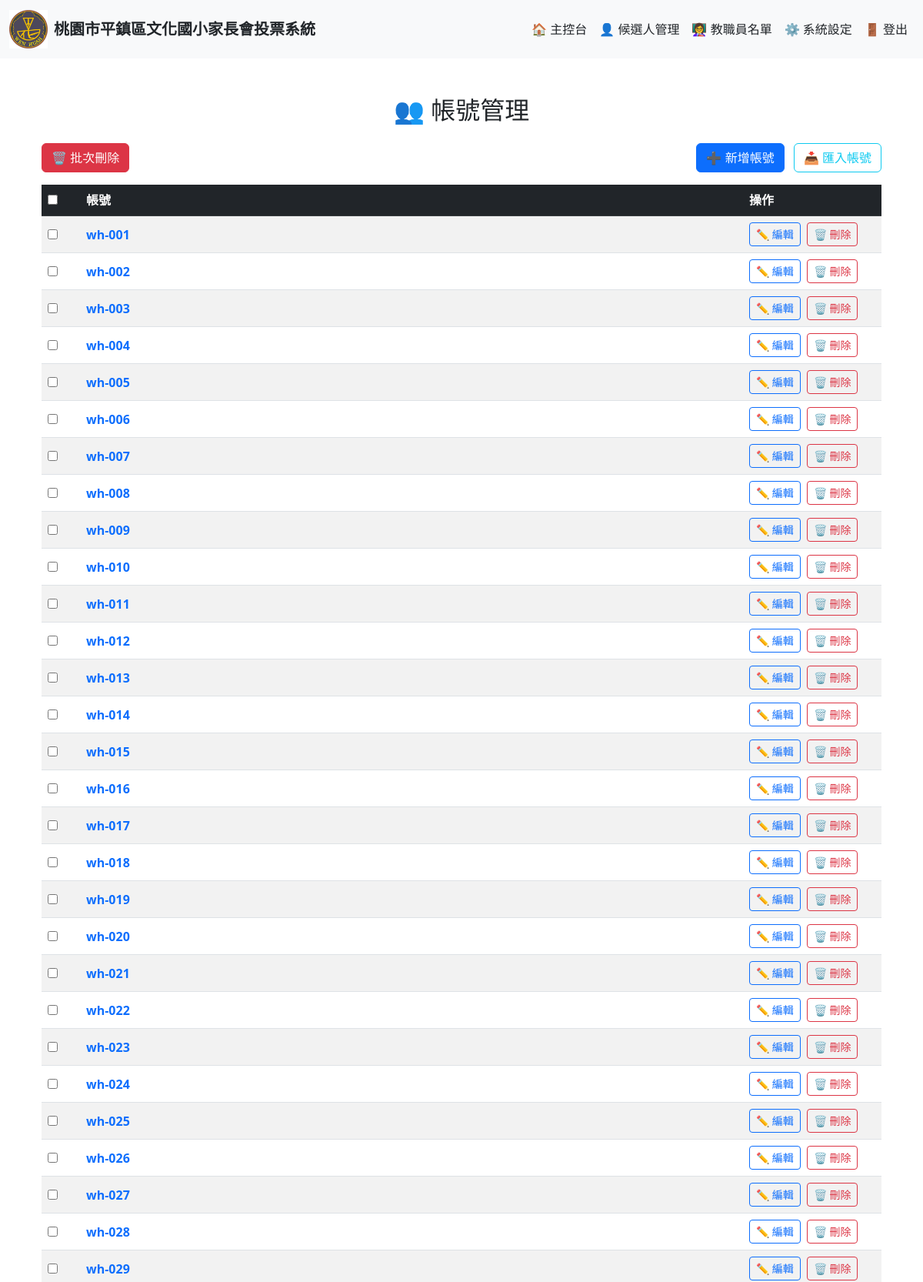
The app's page /admin/users (signed in, upper part) with its own data.
### models.py (models this page shows, shortened)
class User(db.Model):
    __tablename__ = 'user'
    id = db.Column(db.Integer, primary_key=True)
    username = db.Column(db.String(50), unique=True, nullable=False)
    password_hash = db.Column(db.String(512), nullable=False)
    is_signed_in = db.Column(db.Boolean, default=False)
    signed_in_time = db.Column(db.DateTime, nullable=True)
    candidate_id = db.Column(db.Integer, db.ForeignKey('candidate.id'))
    candidate = db.relationship("Candidate", back_populates="user", uselist=False)

### admin/admin_users.py (the view)
@admin_users_bp.route("/users")
def user_list():
    if "admin" not in session:
        return redirect(url_for("admin_auth.admin_login"))
    users = User.query.all()
    return render_template("admin_users.html", users=users)

### app.py (called while the page is built)
@app.before_request
def auto_log_post_requests():
    if not should_log_request(request, exclude_prefixes=EXCLUDE_PREFIXES, exclude_endpoints=EXCLUDE_ENDPOINTS):
        return
    user_type, user_id = get_request_user(session)
    action = zh_action_from_request(request)
    add_log(user_type, user_id, action)

### utils/helpers.py (called while the page is built)
def should_log_request(req, exclude_prefixes=("/static",), exclude_endpoints: set[str] | None = None) -> bool:
    if req.method not in ("POST", "PUT", "DELETE", "PATCH"):
        return False
    if any(req.path.startswith(p) for p in exclude_prefixes):
        return False
    if exclude_endpoints and req.endpoint in exclude_endpoints:
        return False
    return True

### templates/admin_users.html (shortened to what this page needs)
{% extends "layout.html" %}
{% block content %}
<div class="container mt-5">
  <h2 class="mb-4 text-center">👥 帳號管理</h2>
  <div class="d-flex justify-content-between align-items-center mb-3">
    <div>
      <button type="submit" form="delete-form" class="btn btn-danger"
              onclick="return confirm('確定要刪除選中的帳號嗎？')">🗑️ 批次刪除</button>
    </div>
    <div>
      <a href="{{ url_for('admin_users.add_user') }}" class="btn btn-primary me-2">➕ 新增帳號</a>
      <a href="{{ url_for('admin_users.import_users') }}" class="btn btn-outline-info">📥 匯入帳號</a>
    </div>
  </div>
  <form method="POST" id="delete-form" action="{{ url_for('admin_users.delete_users') }}">
    <div class="table-responsive">
      <table class="table table-striped table-hover align-middle shadow-sm">
        <thead class="table-dark">
          <tr>
            <th scope="col" style="width:50px;"><input type="checkbox" id="select-all"></th>
            <th scope="col">帳號</th>
            <th scope="col" style="width:180px;">操作</th>
          </tr>
        </thead>
        <tbody>
          {% for user in users %}
          <tr>
            <td><input type="checkbox" name="user_ids" value="{{ user.id }}"></td>
            <td><span class="fw-bold text-primary">{{ user.username }}</span></td>
            <td>
              <a href="{{ url_for('admin_users.edit_user', user_id=user.id) }}" class="btn btn-sm btn-outline-primary me-1">✏️ 編輯</a>
              <a href="{{ url_for('admin_users.delete_user', user_id=user.id) }}"
                 class="btn btn-sm btn-outline-danger"
                 onclick="return confirm('確定要刪除這個帳號嗎？')">🗑️ 刪除</a>
            </td>
          </tr>
          {% else %}
          <tr>
            <td colspan="3" class="text-center text-muted">目前沒有帳號資料</td>
          </tr>
          {% endfor %}
        </tbody>
      </table>
    </div>
  </form>
</div>
{% endblock %}

### records on screen
User: username "wh-001"
User: username "wh-002"
User: username "wh-003"
User: username "wh-004"
User: username "wh-005"
User: username "wh-006"
User: username "wh-007"
User: username "wh-008"
User: username "wh-009"
User: username "wh-010"
User: username "wh-011"
User: username "wh-012"
User: username "wh-013"
User: username "wh-014"
User: username "wh-015"
User: username "wh-016"
User: username "wh-017"
User: username "wh-018"
User: username "wh-019"
User: username "wh-020"
User: username "wh-021"
User: username "wh-022"
User: username "wh-023"
User: username "wh-024"
User: username "wh-025"
User: username "wh-026"
User: username "wh-027"
User: username "wh-028"
User: username "wh-029"
